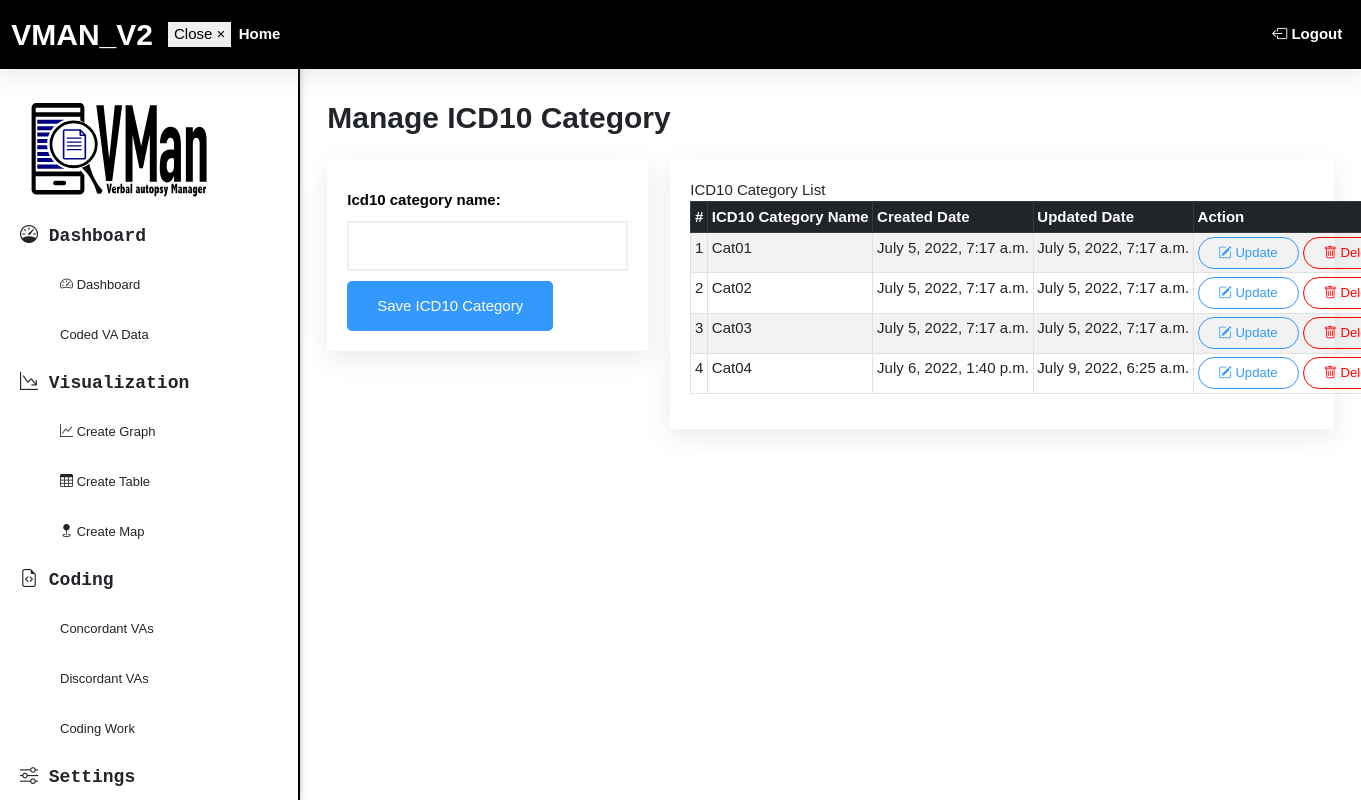
The page /icd-10-category/ (signed in) on the database its author committed.
### dashboard/models.py (models this page shows, shortened)
class ICD10Category(models.Model):
    id = models.UUIDField(primary_key=True, default=uuid.uuid4, editable=False)
    icd10_category_name = models.CharField(max_length = 200)
    created_at = models.DateTimeField(auto_now_add = True)
    updated_at = models.DateTimeField(auto_now = True)
    class Meta:
        verbose_name_plural = 'ICD10 Category List'

### dashboard/views.py (the view)
# urls.py: path('icd-10-category/', views.manageICD10Category, name = 'manageICD10Category'),
@cache_control(no_cache=True, must_revalidate=True, no_store=True)
@login_required
def manageICD10Category(request):
    if request.method == "POST" and "save_icd_10_category" in request.POST:
        form = ICD10CategoryForm(request.POST or None)
        if form.is_valid():
            form.save()
            messages.success(request, f"ICD-10 category saved successfully")
            return redirect('dashboard:manageICD10Category')
    get_icd_10_category = ICD10Category.objects.all().order_by('icd10_category_name')
    form = ICD10CategoryForm()
    template_name = 'dashboard/icd10Category.html'
    context = {
        'form': form,
        'get_icd_10_category': get_icd_10_category
    }
    return render(request, template_name, context)

### dashboard/forms.py
class ICD10CategoryForm(forms.ModelForm):
    class Meta:
        model = ICD10Category
        fields = '__all__'
        exclude = ['created_at', 'updated_at']

### templates/dashboard/icd10Category.html (shortened to what this page needs)
{% extends '../base.html' %}
{% block content %}
  <div class="icd_10_category_page">
    <div class="container-fluid">
      <div class="row mb-4">
        <div class="col-md-12">
          <div class="title_section">
            <h1>Manage ICD10 Category</h1>
          </div>
        </div>
      </div>
      <div class="row">
        <div class="col-md-4">
          <div class="form_content">
            <form class="" action="" method="post">
              {{ form }}
              {% if get_icd10_to_update %}
                <button type="submit" class="btn" name="update_icd_10_category">Update ICD10 Category</button>
              {% else %}
                <button type="submit" class="btn" name="save_icd_10_category">Save ICD10 Category</button>
              {% endif %}
            </form>
          </div>
        </div>
        <div class="col-md-8">
          <div class="list_content">
            <h1">ICD10 Category List</h1>
            <table class="table table-sm table-striped table-bordered">
              <thead class="table-dark">
                <th>#</th>
                <th>ICD10 Category Name</th>
                <th>Created Date</th>
                <th>Updated Date</th>
                <th>Action</th>
              </thead>
              <tbody>
                {% if get_icd_10_category %}
                  {% for icd_10_cat in get_icd_10_category %}
                    <tr>
                      <td>{{ forloop.counter }}</td>
                      <td>{{ icd_10_cat.icd10_category_name }}</td>
                      <td>{{ icd_10_cat.created_at }}</td>
                      <td>{{ icd_10_cat.updated_at }}</td>
                      <td>
                        <a href="{% url 'dashboard:updateICD10Category' icd_10_cat.id %}" class="btn btn-sm update"><i class="bi bi-pencil-square"></i> Update</a>
                        <a href="#" class="btn btn-sm delete"><i class="bi bi-trash"></i> Delete</a>
                      </td>
                    </tr>
                  {% endfor %}
                {% else %}
                <tr>
                  <td colspan="3" style="text-align: center">No category added yet.</td>
                </tr>
                {% endif %}
              </tbody>
            </table>
          </div>
        </div>
      </div>
    </div>
  </div>
{% endblock %}

### static/css/customcss.css (style rules this page uses)
:root { --fontFamily: 'Montserrat', sans-serif; --mainColor: #000; --whiteColor: #ffffff; --blueColor: #3399ff; --redColor: #ff0000; --greenColor: #228B22; --fontSizeH1: 50px; --fontSizeH2: 30px; --fontSizeH3: 18px; --fontSizeNormal: 14px; --fontBold: bold; --justifyCenter: center; --grayColor: #eeeeee; --buttonLoginColor: #E48561; --borderButtonLoginColor:#E48561 }
body { font-family: var(--fontFamily); }
label { display: block; font-weight: bold; color: #000; margin-top: 10px; margin-bottom: 10px; border-radius: 5px; font-family: var(--fontFamily); }
input { outline: none; height: 50px; background: var(--whiteColor); border: 2px solid var(--grayColor); padding-left: 10px; }
table a.update { border: 1px solid var(--blueColor); border-radius: 20px; padding: 5px 20px; color: var(--blueColor); }
table a.delete { border: 1px solid var(--redColor); border-radius: 20px; padding: 5px 20px; color: var(--redColor); }
table thead tr th { white-space:nowrap; }
table tbody tr td { white-space:nowrap; }
.icd_10_category_page { padding: 100px 0px; }
.icd_10_category_page .title_section h1 { margin: auto; font-size: var(--fontSizeH2); font-weight: var(--fontBold); font-family: var(--fontFamily); }
.icd_10_category_page .form_content { background: var(--whiteColor); box-shadow: rgba(149, 157, 165, 0.2) 0px 8px 24px; padding: 20px; }
.icd_10_category_page .form_content form label { display: block; }
.icd_10_category_page .form_content form input { display: block; width: 100%; }
.icd_10_category_page .form_content form button { display: block; background: var(--blueColor); color: var(--whiteColor); border: none; border-radius: 5px; margin-top: 10px; height: 50px; padding: 10px 30px; }
.icd_10_category_page .list_content { background: var(--whiteColor); box-shadow: rgba(149, 157, 165, 0.2) 0px 8px 24px; padding: 20px; }

### static/css/customcss_.css (style rules this page uses)
html { box-sizing:border-box }
*,*:before,*:after { box-sizing:inherit }
html { -ms-text-size-adjust:100%;-webkit-text-size-adjust:100% }
body { margin:0 }
a { background-color:transparent }
button,input,select,textarea,optgroup { font:inherit;margin:0 }
button,input { overflow:visible }
button,select { text-transform:none }
button,[type=button],[type=reset],[type=submit] { -webkit-appearance:button }
html,body { font-family:Verdana,sans-serif;font-size:15px;line-height:1.5 }
html { overflow-x:hidden }
h1 { font-size:36px }
h1,h2,h3,h4,h5,h6 { font-family:"Segoe UI",Arial,sans-serif;font-weight:400;margin:10px 0 }
a { color:inherit }

### rows shown on the page
ICD10Category: icd10_category_name "Cat01", created_at "July 5, 2022, 7:17 a.m.", updated_at "July 5, 2022, 7:17 a.m."
ICD10Category: icd10_category_name "Cat02", created_at "July 5, 2022, 7:17 a.m.", updated_at "July 5, 2022, 7:17 a.m."
ICD10Category: icd10_category_name "Cat03", created_at "July 5, 2022, 7:17 a.m.", updated_at "July 5, 2022, 7:17 a.m."
ICD10Category: icd10_category_name "Cat04", created_at "July 6, 2022, 1:40 p.m.", updated_at "July 9, 2022, 6:25 a.m."
